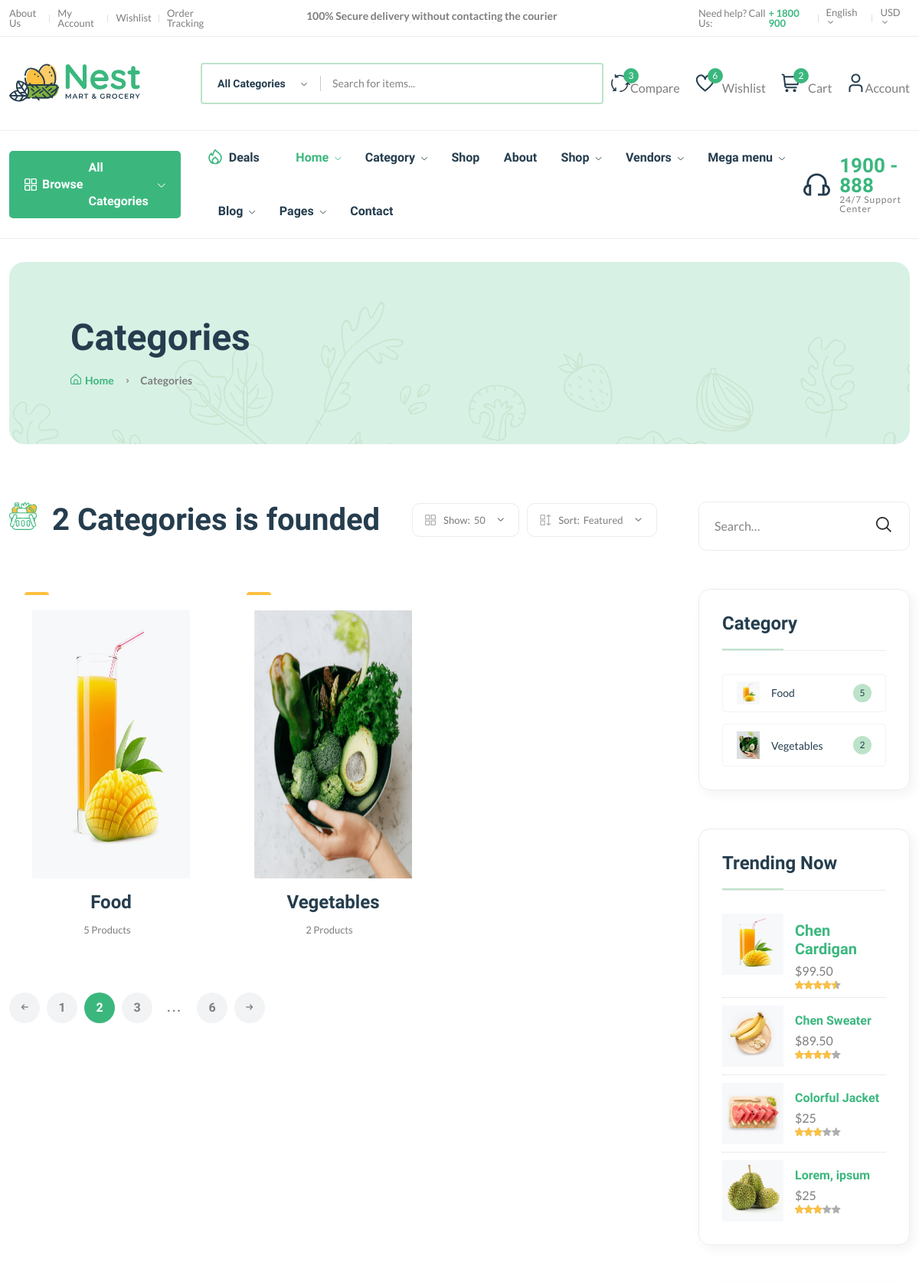
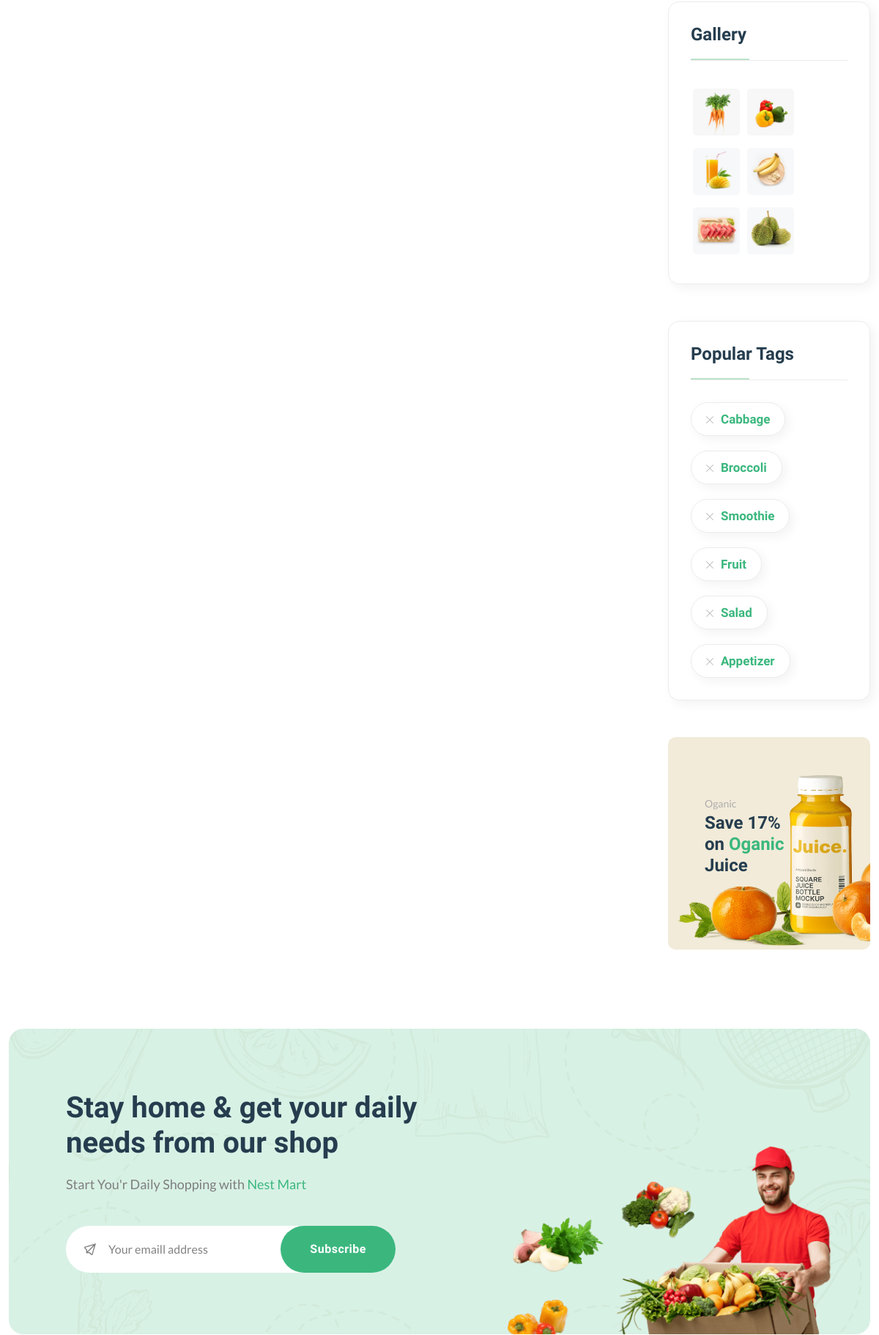
The page /category/ (upper part) on the database its author committed (2 pictures, top to bottom).
### core/models.py (models this page shows, shortened)
class Category(models.Model):
    cid = ShortUUIDField(unique=True, length=10, max_length=20, prefix="cat", alphabet="abcdefgh12345")
    title = models.CharField(max_length=100, default="Food") # ürünün başlığı
    image = models.ImageField(upload_to="category", default="category.jpg")
    class Meta:
        verbose_name_plural = "Categories"
    def __str__(self):
        return self.title

### core/views.py (the view)
# urls.py: path("category/", views.category_list_view, name="category_list"),
def category_list_view(request):
    category = Category.objects.all()
    context = {
        'category':category
    }
    print(context)
    return render(request, 'core/category-list.html', context=context)

### core/context_processor.py (called while the page is built)
def default(request):
    categories = Category.objects.all()
    address = None  # Varsayılan olarak adresi None olarak ayarla
    if request.user.is_authenticated:  # Kullanıcı giriş yapmışsa
        try:
            address = Address.objects.get(user=request.user)
        except Address.DoesNotExist:  # Kullanıcının adresi yoksa
            pass
    return {
        'categories': categories,
        'address': address,
    }

### templates/core/category-list.html (shortened to what this page needs)
{% extends 'partials/base.html' %}
{% load static %}
{% block content %}
    <main class="main">
        <div class="page-header mt-30 mb-75">
            <div class="container">
                <div class="archive-header">
                    <div class="row align-items-center">
                        <div class="col-xl-3">
                            <h1 class="mb-15">Categories</h1>
                            <div class="breadcrumb">
                                <a href="index.html" rel="nofollow"><i class="fi-rs-home mr-5"></i>Home</a>
                                <span></span> Categories
                            </div>
                        </div>
                    </div>
                </div>
            </div>
        </div>
        <div class="page-content mb-50">
            <div class="container">
                <div class="row">
                    <div class="col-lg-9">
                        <div class="shop-product-fillter mb-50 pr-30">
                            <div class="totall-product">
                                <h2>
                                    <img class="w-36px mr-10" src="{% static 'assets/imgs/theme/icons/category-1.svg' %}" alt="" />
                                    {{ category.count }} Categories is founded
                                </h2>
                            </div>
                            <div class="sort-by-product-area">
                                <div class="sort-by-cover mr-10">
                                    <div class="sort-by-product-wrap">
                                        <div class="sort-by">
                                            <span><i class="fi-rs-apps"></i>Show:</span>
                                        </div>
                                        <div class="sort-by-dropdown-wrap">
                                            <span> 50 <i class="fi-rs-angle-small-down"></i></span>
                                        </div>
                                    </div>
                                </div>
                                <div class="sort-by-cover">
                                    <div class="sort-by-product-wrap">
                                        <div class="sort-by">
                                            <span><i class="fi-rs-apps-sort"></i>Sort:</span>
                                        </div>
                                        <div class="sort-by-dropdown-wrap">
                                            <span>Featured <i class="fi-rs-angle-small-down"></i></span>
                                        </div>
                                    </div>
                                </div>
                            </div>
                        </div>
                        <div class="loop-grid pr-30">
                            <div class="row">
                                {% for i in category %}
                                <article class="col-xl-4 col-lg-6 col-md-6 text-center hover-up mb-30 animated">
                                    <div class="post-thumb">
                                        <div class="entry-meta">
                                            <a class="entry-meta meta-2" href="blog-category-grid.html"></a>
                                        </div>
                                    </div>
                                    <div class="entry-content-2">
                                        <div class="product-img product-img-zoom">
                                            <a href="{% url 'core:category_product_list_view' i.cid %}">
                                                <img class="default-img" src="{{ i.image.url }}" width="300px" height="350px" alt="" />
                                            </a>
                                        </div>
                                        <h4 class="post-title mb-15">
                                            <a href="{% url 'core:category_product_list_view' i.cid %}">{{ i.title }}</a>
                                        </h4>
                                        <div class="entry-meta font-xs color-grey mt-10 pb-10">
                                        <div>
                                            <span class="hit-count mr-10">{{ i.category.count }} Product{{ i.category.count|pluralize:"s" }}</span>
                                        </div>
                                        </div>
                                    </div>
                                </article>
                                {% endfor %}
                            </div>
                        </div>
                        <div class="pagination-area mt-15 mb-sm-5 mb-lg-0">
                            <nav aria-label="Page navigation example">
                                <ul class="pagination justify-content-start">
                                    <li class="page-item">
                                        <a class="page-link" href="#"><i class="fi-rs-arrow-small-left"></i></a>
                                    </li>
                                    <li class="page-item"><a class="page-link" href="#">1</a></li>
                                    <li class="page-item active"><a class="page-link" href="#">2</a></li>
                                    <li class="page-item"><a class="page-link" href="#">3</a></li>
                                    <li class="page-item"><a class="page-link dot" href="#">...</a></li>
                                    <li class="page-item"><a class="page-link" href="#">6</a></li>
                                    <li class="page-item">
                                        <a class="page-link" href="#"><i class="fi-rs-arrow-small-right"></i></a>
                                    </li>
                                </ul>
                            </nav>
                        </div>
                    </div>
                    <div class="col-lg-3 primary-sidebar sticky-sidebar">
                        <div class="widget-area">
                            <div class="sidebar-widget-2 widget_search mb-50">
                                <div class="search-form">
                                    <form action="#">
                                        <input type="text" placeholder="Search…" />
                                        <button type="submit"><i class="fi-rs-search"></i></button>
                                    </form>
                                </div>
                            </div>
                            <div class="sidebar-widget widget-category-2 mb-50">
                                <h5 class="section-title style-1 mb-30">Category</h5>
                                <ul>
                                    {% for i in category %}
                                    <li>
                                        <a href="shop-grid-right.html"> <img src="{{ i.image.url }}" alt="" />{{ i.title }}</a><span class="count">{{ i.category.count }}</span>
                                    </li>
                                    {% endfor %}
                                </ul>
                            </div>
                            <div class="sidebar-widget product-sidebar mb-50 p-30 bg-grey border-radius-10">
                                <h5 class="section-title style-1 mb-30">Trending Now</h5>
                                <div class="single-post clearfix">
                                    <div class="image">
                                        <img src="{% static 'assets/imgs/shop/thumbnail-3.jpg' %}" alt="#" />
                                    </div>
                                    <div class="content pt-10">
                                        <h5><a href="shop-product-detail.html">Chen Cardigan</a></h5>
                                        <p class="price mb-0 mt-5">$99.50</p>
                                        <div class="product-rate">
                                            <div class="product-rating" style="width: 90%"></div>
                                        </div>
                                    </div>
                                </div>
                                <div class="single-post clearfix">
                                    <div class="image">
                                        <img src="{% static 'assets/imgs/shop/thumbnail-4.jpg' %}" alt="#" />
                                    </div>
                                    <div class="content pt-10">
                                        <h6><a href="shop-product-detail.html">Chen Sweater</a></h6>
                                        <p class="price mb-0 mt-5">$89.50</p>
                                        <div class="product-rate">
                                            <div class="product-rating" style="width: 80%"></div>
                                        </div>
                                    </div>
                                </div>
                                <div class="single-post clearfix">
                                    <div class="image">
                                        <img src="{% static 'assets/imgs/shop/thumbnail-5.jpg' %}" alt="#" />
                                    </div>
                                    <div class="content pt-10">
                                        <h6><a href="shop-product-detail.html">Colorful Jacket</a></h6>
                                        <p class="price mb-0 mt-5">$25</p>
                                        <div class="product-rate">
                                            <div class="product-rating" style="width: 60%"></div>
                                        </div>
                                    </div>
                                </div>
                                <div class="single-post clearfix">
                                    <div class="image">
                                        <img src="{% static 'assets/imgs/shop/thumbnail-6.jpg' %}" alt="#" />
                                    </div>
                                    <div class="content pt-10">
                                        <h6><a href="shop-product-detail.html">Lorem, ipsum</a></h6>
                                        <p class="price mb-0 mt-5">$25</p>
                                        <div class="product-rate">
                                            <div class="product-rating" style="width: 60%"></div>
                                        </div>
                                    </div>
                                </div>
                            </div>
                            <div class="sidebar-widget widget_instagram mb-50">
                                <h5 class="section-title style-1 mb-30">Gallery</h5>
                                <div class="instagram-gellay">
                                    <ul class="insta-feed">
                                        <li>
                                            <a href="#"><img class="border-radius-5" src="{% static 'assets/imgs/shop/thumbnail-1.jpg' %}" alt="" /></a>
                                        </li>
                                        <li>
                                            <a href="#"><img class="border-radius-5" src="{% static 'assets/imgs/shop/thumbnail-2.jpg' %}" alt="" /></a>
                                        </li>
                                        <li>
                                            <a href="#"><img class="border-radius-5" src="{% static 'assets/imgs/shop/thumbnail-3.jpg' %}" alt="" /></a>
                                        </li>
                                        <li>
                                            <a href="#"><img class="border-radius-5" src="{% static 'assets/imgs/shop/thumbnail-4.jpg' %}" alt="" /></a>
                                        </li>
                                        <li>
                                            <a href="#"><img class="border-radius-5" src="{% static 'assets/imgs/shop/thumbnail-5.jpg' %}" alt="" /></a>
                                        </li>
                                        <li>
                                            <a href="#"><img class="border-radius-5" src="{% static 'assets/imgs/shop/thumbnail-6.jpg' %}" alt="" /></a>
                                        </li>
                                    </ul>
                                </div>
                            </div>
                            <div class="sidebar-widget widget-tags mb-50 pb-10">
                                <h5 class="section-title style-1 mb-30">Popular Tags</h5>
                                <ul class="tags-list">
                                    <li class="hover-up">
                                        <a href="blog-category-grid.html"><i class="fi-rs-cross mr-10"></i>Cabbage</a>
                                    </li>
                                    <li class="hover-up">
                                        <a href="blog-category-grid.html"><i class="fi-rs-cross mr-10"></i>Broccoli</a>
                                    </li>
                                    <li class="hover-up">
                                        <a href="blog-category-grid.html"><i class="fi-rs-cross mr-10"></i>Smoothie</a>
                                    </li>
                                    <li class="hover-up">
                                        <a href="blog-category-grid.html"><i class="fi-rs-cross mr-10"></i>Fruit</a>
                                    </li>
                                    <li class="hover-up mr-0">
                                        <a href="blog-category-grid.html"><i class="fi-rs-cross mr-10"></i>Salad</a>
                                    </li>
                                    <li class="hover-up mr-0">
                                        <a href="blog-category-grid.html"><i class="fi-rs-cross mr-10"></i>Appetizer</a>
                                    </li>
                                </ul>
                            </div>
                            <div class="banner-img wow fadeIn mb-50 animated d-lg-block d-none">
                                <img src="{% static 'assets/imgs/banner/banner-11.png' %}" alt="" />
                                <div class="banner-text">
                                    <span>Oganic</span>
                                    <h4>
                                        Save 17% <br />
                                        on <span class="text-brand">Oganic</span><br />
                                        Juice
                                    </h4>
                                </div>
                            </div>
                        </div>
                    </div>
                </div>
            </div>
        </div>
    </main>
{% endblock content %}

### rows shown on the page
Category: image (picture), title "Food", category.count "5"
Category: image (picture), title "Vegetables", category.count "2"

### other values the page prints
{{ category.count }} "2"
